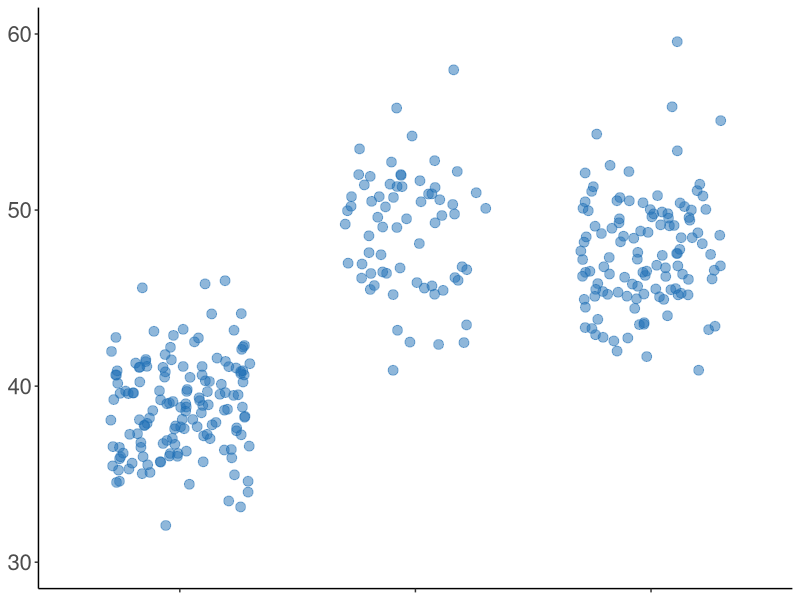

This figure's R source:
# Jitter plot

# Libraries
library(palmerpenguins)
library(ggpubr)
library(ggplot2)

# Seed
set.seed(2021)

## Read dataset Palmer Penguins
data = penguins
data <- na.omit(data)

## Jitter plot
ggplot(data, aes(species, bill_length_mm, color = "#2171b5")) +
  geom_jitter(position = position_jitter(seed = 2021, width = 0.3), size = 3, alpha = 0.5) + 
  scale_color_manual(values=c("#2171b5")) +
  scale_y_continuous(limits = c(30, 60)) +
  theme_classic() +
  theme(text = element_text(size=20),
        legend.position="none",
        axis.text.x = element_blank(),
        axis.title = element_blank())